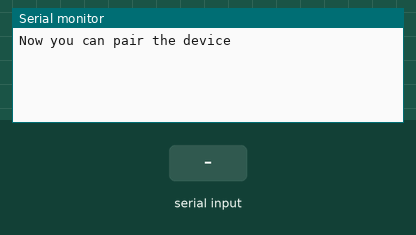
Bench run of a sketch on a simulated ESP32. On the bench: the last lines printed to the serial monitor. Inputs (shaded band) come from the test bench. Nothing arrives over Bluetooth unless stated.

Above: at 1.2 s.
1.3 s: "1" received over the second serial link
At 1.7 s:
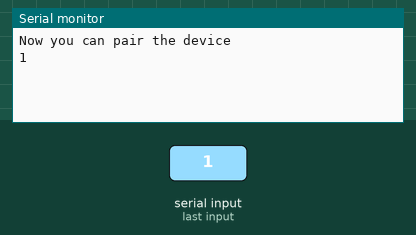
2.8 s: "0" received over the second serial link
At 3.7 s:
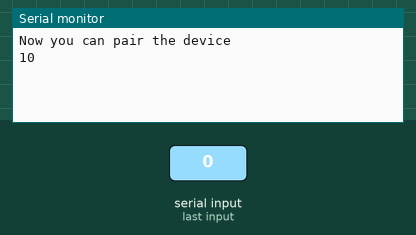

Measured:
- after the input at 1.3 s, the serial monitor: prints a new line at once (image 1)
- after the input at 2.8 s, the serial monitor: prints a new line at once (image 2)

The sketch:

sketch_may1b.ino
```cpp
#include "BluetoothSerial.h"

  BluetoothSerial SerialBT;

  void setup(){
    Serial.begin(115200);
    SerialBT.begin("ESP32test");
    Serial.println("Now you can pair the device");

  }
  void loop(){
    if(Serial.available()){
      SerialBT.write(Serial.read());
    }
      if(SerialBT.available()){
      Serial.write(SerialBT.read());
    }
    delay(10);
  }
```
